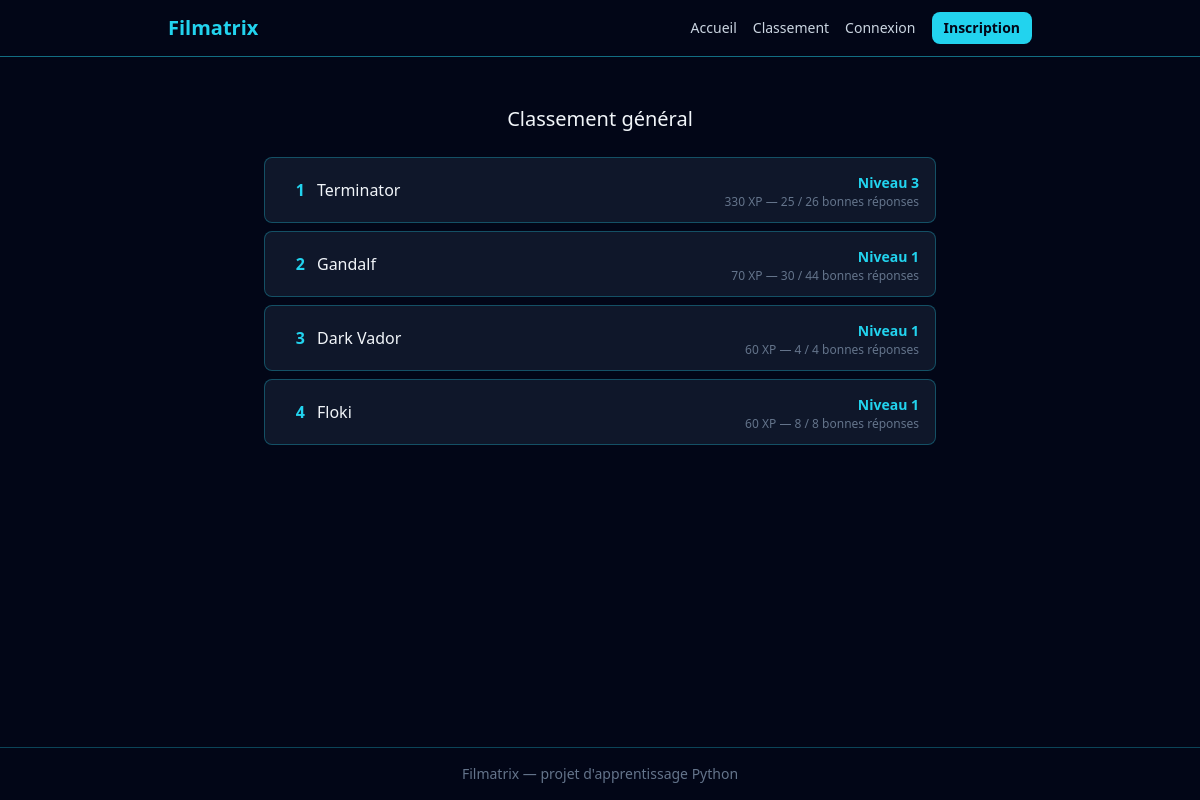
Page /classement on the committed database.
### src/models.py (models this page shows, shortened)
class User(db.Model, UserMixin):
    __tablename__ = "users"
    id = db.Column(db.Integer, primary_key=True)
    username = db.Column(db.String(50), unique=True, nullable=False)
    email = db.Column(db.String(120), unique=True, nullable=False)
    password_hash = db.Column(db.String(255), nullable=False)
    total_xp = db.Column(db.Integer, nullable=False, default=0)
    coins = db.Column(db.Integer, nullable=False, default=0)
    equipped_title = db.Column(db.String(50), nullable=True)

### app.py (the view)
    @app.route("/classement")
    def leaderboard() -> str:
        results = (
                db.session.query(
                        User.username,
                        User.total_xp,
                        func.count(Attempt.id).label("total"),
                        func.sum(db.case((Attempt.is_correct, 1), else_=0)).label("correct"),
                    )
                    .join(Attempt, Attempt.user_id == User.id)
                    .group_by(User.id)
                    .order_by(User.total_xp.desc())
                    .all()
            )
        leaderboard_entries = []
        for result in results:
            level_info = calculate_level(result.total_xp)
            leaderboard_entries.append(
                {
                    "username": result.username,
                    "total_xp": result.total_xp,
                    "level": level_info["level"],
                    "total": result.total,
                    "correct": result.correct,
                }
            )
        return render_template("classement.html", results=leaderboard_entries)

### app.py (called while the page is built)
def calculate_level(total_xp: int) -> dict:
        level = 1
        xp_for_next_level = 100
        xp_already_spent = 0
        while total_xp - xp_already_spent >= xp_for_next_level:
            xp_already_spent += xp_for_next_level
            level += 1
            xp_for_next_level = 100 * level
        xp_in_current_level = total_xp - xp_already_spent
        return {
            "level": level,
            "xp_in_current_level": xp_in_current_level,
            "xp_for_next_level": xp_for_next_level,
            }

### templates/classement.html
{% extends "base.html" %}
{% block content %}
<div class="max-w-2xl mx-auto mt-8">
    <h2 class="text-xl mb-6 text-center">Classement général</h2>
    {% if results %}
    <div class="flex flex-col gap-2">
        {% for result in results %}
        <div class="flex items-center justify-between bg-slate-900 border border-cyan-400/30 rounded-lg px-4 py-3">
            <div class="flex items-center gap-3">
                <span class="text-cyan-400 font-bold w-6 text-right">{{ loop.index }}</span>
                <span>{{ result.username }}</span>
            </div>
            <div class="text-right">
                <span class="text-cyan-400 font-bold text-sm">Niveau {{ result.level }}</span>
                    <p class="text-slate-500 text-xs">{{ result.total_xp }} XP — {{ result.correct }} / {{ result.total }} bonnes réponses</p>
            </div>
        </div>
        {% endfor %}
    </div>
    {% else %}
    <p class="text-slate-500 text-center">Aucune partie jouée pour le moment.</p>
    {% endif %}
</div>
{% endblock %}

### templates/base.html (shortened to what this page needs)
<!DOCTYPE html>
<html lang="fr">
<head>
    <link rel="stylesheet" href="{{ url_for('static', filename='css/output.css') }}">
</head>
<body class="bg-slate-950 text-slate-100 min-h-screen flex flex-col">
    <header class="border-b border-cyan-400/50">
    <nav class="max-w-4xl mx-auto px-4 py-3">
        <div class="flex items-center justify-between">
            <a href="{{ url_for('home') }}" class="text-xl font-bold text-cyan-400">
                Filmatrix
            </a>
            <div class="flex items-center gap-4">
                <div class="hidden md:flex items-center gap-4 text-sm">
                    <a href="{{ url_for('home') }}" class="text-slate-300 hover:text-cyan-400 transition">Accueil</a>
                    <a href="{{ url_for('leaderboard') }}" class="text-slate-300 hover:text-cyan-400 transition">Classement</a>
                    {% if current_user.is_authenticated %}
                        <a href="{{ url_for('profile') }}" class="text-slate-300 hover:text-cyan-400 transition">Mon profil</a>
                        <a href="{{ url_for('shop') }}" class="text-slate-300 hover:text-cyan-400 transition">Boutique</a>
                        <a href="{{ url_for('logout') }}" class="text-slate-300 hover:text-cyan-400 transition">Déconnexion</a>
                    {% else %}
                        <a href="{{ url_for('login') }}" class="text-slate-300 hover:text-cyan-400 transition">Connexion</a>
                        <a href="{{ url_for('register') }}" class="bg-cyan-400 hover:bg-cyan-300 text-slate-950 font-bold px-3 py-1.5 rounded-lg transition">Inscription</a>
                    {% endif %}
                </div>
            </div>
        </div>
    </nav>
</header>
    <main class="flex-1 p-4">
        {% block content %}{% endblock %}
    </main>
    <footer class="border-t border-cyan-400/30 text-center text-slate-500 text-sm py-4">
        Filmatrix — projet d'apprentissage Python
    </footer>
</body>
</html>

### rows in the picture
User: username "Terminator", level "3", total_xp "330", correct "25", total "26"
User: username "Gandalf", level "1", total_xp "70", correct "30", total "44"
User: username "Dark Vador", level "1", total_xp "60", correct "4", total "4"
User: username "Floki", level "1", total_xp "60", correct "8", total "8"
